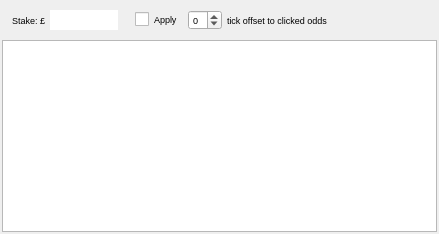
        <widget class="QWidget" name="tabInplayView">
         <attribute name="title">
          <string>In-Play View</string>
         </attribute>
         <layout class="QVBoxLayout" name="verticalLayout_9" stretch="1,15">
          <property name="spacing">
           <number>2</number>
          </property>
          <property name="leftMargin">
           <number>2</number>
          </property>
          <property name="topMargin">
           <number>2</number>
          </property>
          <property name="rightMargin">
           <number>2</number>
          </property>
          <property name="bottomMargin">
           <number>2</number>
          </property>
          <item>
           <layout class="QHBoxLayout" name="horizontalLayout_10" stretch="0,0,1,0,1,1,8">
            <property name="spacing">
             <number>5</number>
            </property>
            <property name="leftMargin">
             <number>10</number>
            </property>
            <property name="topMargin">
             <number>8</number>
            </property>
            <property name="rightMargin">
             <number>10</number>
            </property>
            <property name="bottomMargin">
             <number>8</number>
            </property>
            <item>
             <widget class="QLabel" name="lblChooseRunner_8">
              <property name="maximumSize">
               <size>
                <width>16777215</width>
                <height>20</height>
               </size>
              </property>
              <property name="font">
               <font>
                <family>Ubuntu</family>
                <pointsize>7</pointsize>
               </font>
              </property>
              <property name="text">
               <string>Stake: £</string>
              </property>
              <property name="alignment">
               <set>Qt::AlignRight|Qt::AlignTrailing|Qt::AlignVCenter</set>
              </property>
             </widget>
            </item>
            <item>
             <widget class="QTableView" name="tvInplayGridStake">
              <property name="maximumSize">
               <size>
                <width>16777215</width>
                <height>20</height>
               </size>
              </property>
              <property name="frameShape">
               <enum>QFrame::NoFrame</enum>
              </property>
              <property name="frameShadow">
               <enum>QFrame::Plain</enum>
              </property>
              <property name="verticalScrollBarPolicy">
               <enum>Qt::ScrollBarAlwaysOff</enum>
              </property>
              <property name="horizontalScrollBarPolicy">
               <enum>Qt::ScrollBarAlwaysOff</enum>
              </property>
              <property name="sizeAdjustPolicy">
               <enum>QAbstractScrollArea::AdjustToContents</enum>
              </property>
             </widget>
            </item>
            <item>
             <spacer name="horizontalSpacer_20">
              <property name="orientation">
               <enum>Qt::Horizontal</enum>
              </property>
              <property name="sizeHint" stdset="0">
               <size>
                <width>40</width>
                <height>20</height>
               </size>
              </property>
             </spacer>
            </item>
            <item>
             <widget class="QCheckBox" name="chkInplayTickOffset">
              <property name="font">
               <font>
                <family>Ubuntu</family>
                <pointsize>7</pointsize>
               </font>
              </property>
              <property name="text">
               <string>Apply</string>
              </property>
             </widget>
            </item>
            <item>
             <widget class="QSpinBox" name="sbIPBetTickOffset">
              <property name="maximumSize">
               <size>
                <width>16777215</width>
                <height>20</height>
               </size>
              </property>
              <property name="font">
               <font>
                <family>Ubuntu</family>
                <pointsize>7</pointsize>
               </font>
              </property>
              <property name="readOnly">
               <bool>false</bool>
              </property>
              <property name="minimum">
               <number>-9</number>
              </property>
              <property name="maximum">
               <number>9</number>
              </property>
             </widget>
            </item>
            <item>
             <widget class="QLabel" name="lblStaticStake_3">
              <property name="maximumSize">
               <size>
                <width>16777215</width>
                <height>20</height>
               </size>
              </property>
              <property name="font">
               <font>
                <family>Ubuntu</family>
                <pointsize>7</pointsize>
               </font>
              </property>
              <property name="text">
               <string>tick offset to clicked odds</string>
              </property>
              <property name="alignment">
               <set>Qt::AlignLeading|Qt::AlignLeft|Qt::AlignVCenter</set>
              </property>
             </widget>
            </item>
            <item>
             <spacer name="horizontalSpacer_19">
              <property name="orientation">
               <enum>Qt::Horizontal</enum>
              </property>
              <property name="sizeHint" stdset="0">
               <size>
                <width>40</width>
                <height>20</height>
               </size>
              </property>
             </spacer>
            </item>
           </layout>
          </item>
          <item>
           <widget class="QTableView" name="inPlayGridBetView">
            <property name="font">
             <font>
              <family>Ubuntu</family>
              <pointsize>7</pointsize>
             </font>
            </property>
            <attribute name="verticalHeaderMinimumSectionSize">
             <number>30</number>
            </attribute>
           </widget>
          </item>
         </layout>
        </widget>
